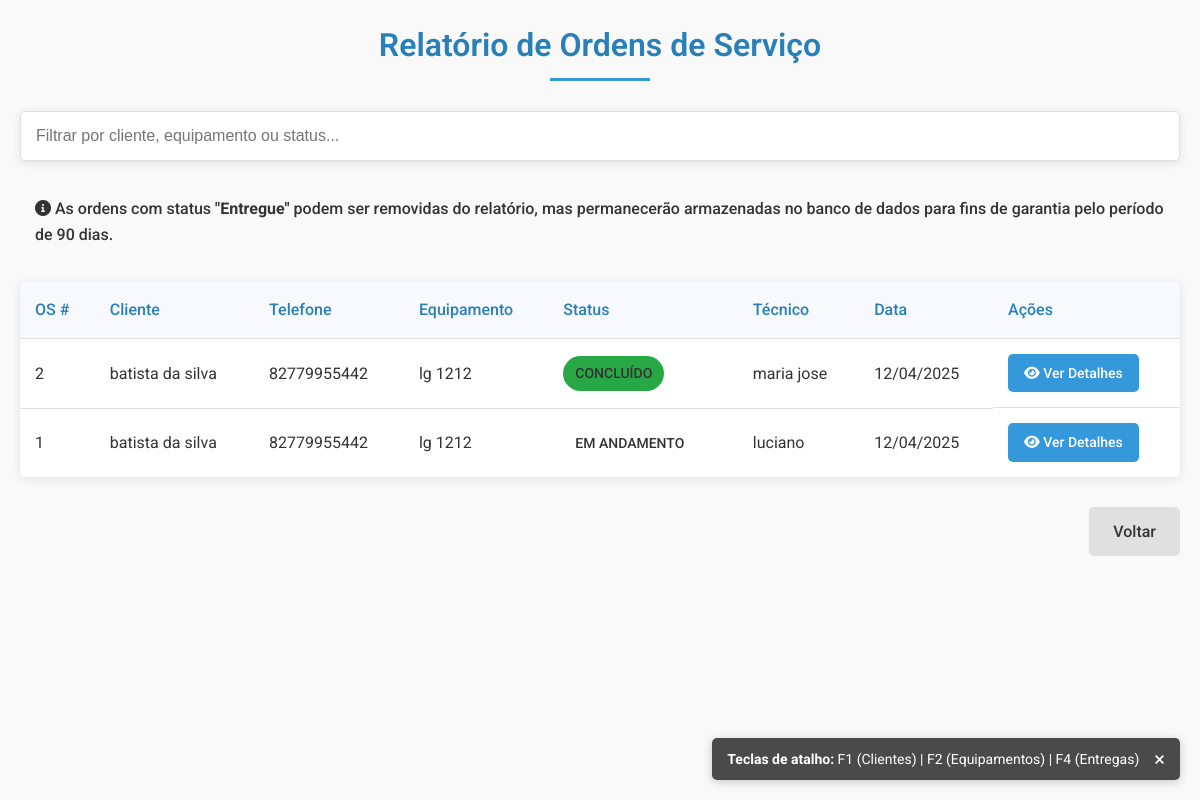
The page /relatorio (signed in) on the database as committed earlier.
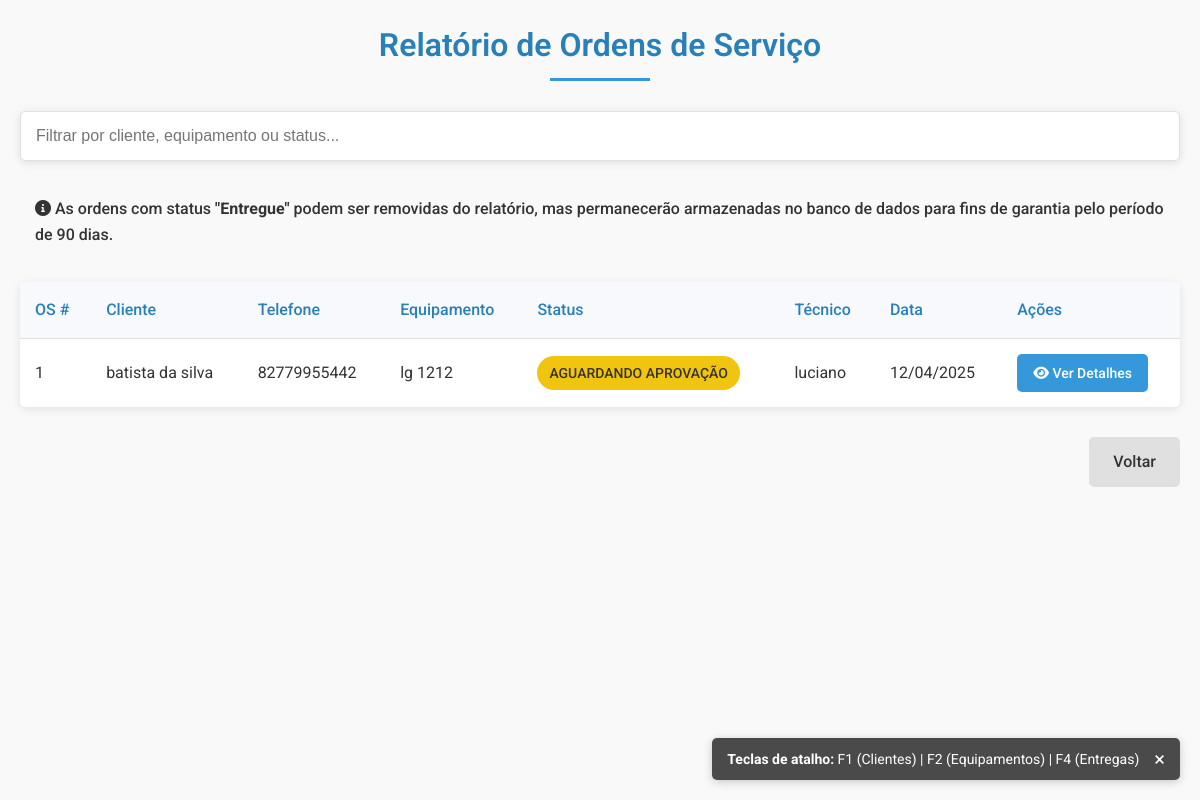
The same page on the database as committed later.
### tables this page shows
CREATE TABLE ordens (
    id INTEGER PRIMARY KEY AUTOINCREMENT,
    equipamento_id INTEGER NOT NULL,
    usuario_id INTEGER NOT NULL,
    status TEXT NOT NULL,
    declaracao TEXT,
    relatorio_pecas TEXT,
    data_criacao TIMESTAMP DEFAULT CURRENT_TIMESTAMP, visivel INTEGER DEFAULT 1,
    FOREIGN KEY (equipamento_id) REFERENCES equipamentos (id),
    FOREIGN KEY (usuario_id) REFERENCES usuarios (id)
);

CREATE TABLE clientes (
    id INTEGER PRIMARY KEY AUTOINCREMENT,
    nome TEXT NOT NULL,
    email TEXT NOT NULL,
    telefone TEXT NOT NULL,
    endereco TEXT NOT NULL,
    data_cadastro TIMESTAMP DEFAULT CURRENT_TIMESTAMP
);

CREATE TABLE equipamentos (
    id INTEGER PRIMARY KEY AUTOINCREMENT,
    cliente_id INTEGER NOT NULL,
    marca TEXT NOT NULL,
    modelo TEXT NOT NULL,
    serie TEXT,
    estado_equipamento TEXT NOT NULL,
    defeito_relatado TEXT NOT NULL,
    codigo_barras TEXT,
    foto1 TEXT,
    foto2 TEXT,
    data_cadastro TIMESTAMP DEFAULT CURRENT_TIMESTAMP,
    FOREIGN KEY (cliente_id) REFERENCES clientes (id)
);

CREATE TABLE usuarios (
    id INTEGER PRIMARY KEY AUTOINCREMENT,
    nome TEXT NOT NULL UNIQUE,  -- Adicionado UNIQUE para permitir login por nome
    email TEXT NOT NULL,
    senha TEXT NOT NULL,
    cargo TEXT NOT NULL,
    data_cadastro TIMESTAMP DEFAULT CURRENT_TIMESTAMP
);

### app.py (the view)
@app.route('/relatorio')
@login_required
def relatorio():
    with sqlite3.connect('database.db') as conn:
        cursor = conn.cursor()
        cursor.execute('''
            SELECT o.id, c.nome, e.marca, e.modelo, o.status, o.relatorio_pecas,
                   u.nome as tecnico, o.data_criacao, e.id, e.foto1, e.foto2, c.telefone
            FROM ordens o
            JOIN equipamentos e ON o.equipamento_id = e.id
            JOIN clientes c ON e.cliente_id = c.id
            JOIN usuarios u ON o.usuario_id = u.id
            WHERE o.visivel = 1  -- Somente ordens visíveis
            ORDER BY o.data_criacao DESC
        ''')
        ordens = cursor.fetchall()
    return render_template('relatorio.html', ordens=ordens, usuario=session.get('usuario_nome'))

### app.py (called while the page is built)
@app.template_filter('formatdate')
def format_date(value):
    if value:
        from datetime import datetime
        if isinstance(value, str):
            try:
                value = datetime.strptime(value, '%Y-%m-%d %H:%M:%S')
            except ValueError:
                return value
        return value.strftime('%d/%m/%Y')
    return ""

def login_required(view):
    @functools.wraps(view)
    def wrapped_view(**kwargs):
        if 'usuario_id' not in session:
            return redirect(url_for('login'))
        return view(**kwargs)
    return wrapped_view

### templates/relatorio.html (shortened to what this page needs)
<!DOCTYPE html>
<html lang="pt-br">
<head>
    <link rel="stylesheet" href="https://cdnjs.cloudflare.com/ajax/libs/font-awesome/6.0.0/css/all.min.css">
    <link rel="stylesheet" href="{{ url_for('static', filename='css/style.css') }}">
</head>
<body>
    <div class="container">
        <h1 class="title">Relatório de Ordens de Serviço</h1>
        <div class="filter-container">
            <input type="text" id="filtro" placeholder="Filtrar por cliente, equipamento ou status..."
                onkeyup="filtrarTabela()">
        </div>
        <div class="alert alert-info">
            <i class="fas fa-info-circle"></i> As ordens com status <strong>"Entregue"</strong> podem ser removidas do
            relatório, mas
            permanecerão armazenadas no banco de dados para fins de garantia pelo período de 90 dias.
        </div>
        {% if ordens %}
        <div class="table-container">
            <table class="relatorio-table" id="tabelaOrdens">
                <thead>
                    <tr>
                        <th>OS #</th>
                        <th>Cliente</th>
                        <th>Telefone</th>
                        <th>Equipamento</th>
                        <th>Status</th>
                        <th>Técnico</th>
                        <th>Data</th>
                        <th>Ações</th>
                    </tr>
                </thead>
                <tbody>
                    {% for ordem in ordens %}
                    <tr>
                        <td>{{ ordem[0] }}</td>
                        <td>{{ ordem[1] }}</td>
                        <td>{{ ordem[11] }}</td>
                        <td>{{ ordem[2] }} {{ ordem[3] }}</td>
                        <td>
                            <span class="status-badge status-{{ ordem[4]|lower|replace(' ', '-') }}">
                                {{ ordem[4] }}
                            </span>
                        </td>
                        <td>{{ ordem[6] }}</td>
                        <td>{{ ordem[7]|formatdate }}</td>
                        <td class="actions-cell">
                            <a href="{{ url_for('visualizar_ordem', ordem_id=ordem[0]) }}" class="btn-view">
                                <i class="fas fa-eye"></i> Ver Detalhes
                            </a>
                        </td>
                    </tr>
                    {% endfor %}
                </tbody>
            </table>
        </div>
        {% else %}
        <div class="no-data">
            <p>Nenhuma ordem de serviço encontrada.</p>
        </div>
        {% endif %}
        <div class="buttons">
            <a href="{{ url_for('index') }}" class="btn-secondary">Voltar</a>
        </div>
    </div>
</body>
</html>

### static/css/style.css (style rules this page uses)
* { box-sizing: border-box; margin: 0; padding: 0; }
:root { --primary-color: #3498db; --primary-dark: #2980b9; --secondary-color: #2ecc71; --secondary-dark: #27ae60; --warning-color: #e74c3c; --text-color: #333; --light-gray: #f5f5f5; --medium-gray: #e0e0e0; --dark-gray: #777; --white: #fff; --shadow: 0 2px 10px rgba(0, 0, 0, 0.1); --border-radius: 5px; }
body { font-family: 'Roboto', -apple-system, BlinkMacSystemFont, 'Segoe UI', Arial, sans-serif; line-height: 1.6; color: var(--text-color); background-color: #f9f9f9; }
.container { max-width: 1200px; margin: 0 auto; padding: 20px; }
.title { color: var(--primary-dark); margin-bottom: 30px; text-align: center; position: relative; padding-bottom: 10px; font-weight: 600; }
.title::after { content: ''; position: absolute; bottom: 0; left: 50%; transform: translateX(-50%); width: 100px; height: 3px; background-color: var(--primary-color); }
input[type="text"], input[type="email"], input[type="tel"], input[type="password"], select, textarea { width: 100%; padding: 12px; border: 1px solid var(--medium-gray); border-radius: var(--border-radius); font-size: 16px; transition: border-color 0.3s, box-shadow 0.3s; }
.buttons { display: flex; gap: 15px; justify-content: flex-end; margin-top: 30px; }
.btn-primary, .btn-secondary, .btn-success, .btn-warning, .btn-view { display: inline-block; padding: 12px 24px; border: none; border-radius: var(--border-radius); font-size: 16px; font-weight: 500; cursor: pointer; text-decoration: none; transition: all 0.3s; text-align: center; }
.btn-secondary { background-color: var(--medium-gray); color: var(--text-color); }
.btn-view { background-color: var(--primary-color); color: var(--white); padding: 8px 16px; font-size: 14px; }
.actions-cell { white-space: nowrap; display: flex; gap: 5px; }
.table-container { overflow-x: auto; margin: 20px 0; background-color: var(--white); border-radius: var(--border-radius); box-shadow: var(--shadow); }
.relatorio-table { width: 100%; border-collapse: collapse; }
.relatorio-table th, .relatorio-table td { padding: 15px; text-align: left; border-bottom: 1px solid var(--medium-gray); }
.relatorio-table th { background-color: #f7f9fc; font-weight: 500; color: var(--primary-dark); }
.relatorio-table tr:last-child td { border-bottom: none; }
.filter-container { margin: 20px 0; }
.filter-container input { width: 100%; padding: 15px; border: 1px solid var(--medium-gray); border-radius: var(--border-radius); box-shadow: var(--shadow); font-size: 16px; }
.status-badge { display: inline-block; padding: 6px 12px; border-radius: 20px; font-size: 14px; font-weight: 500; text-transform: uppercase; }
.status-aguardando-aprovação { background-color: #f1c40f; color: #333; }
.alert { padding: 15px; margin-bottom: 20px; border-radius: var(--border-radius); font-weight: 500; }

Rows that differ between the two databases and show on the page:
no longer on this page (row edited): ordens: id "2", nome "batista da silva", telefone "82779955442", marca "lg", modelo "1212", status "CONCLUÍDO", nome "maria jose", data_criacao "12/04/2025"
changed ordens "batista da silva": status "EM ANDAMENTO" → "AGUARDANDO APROVAÇÃO"
